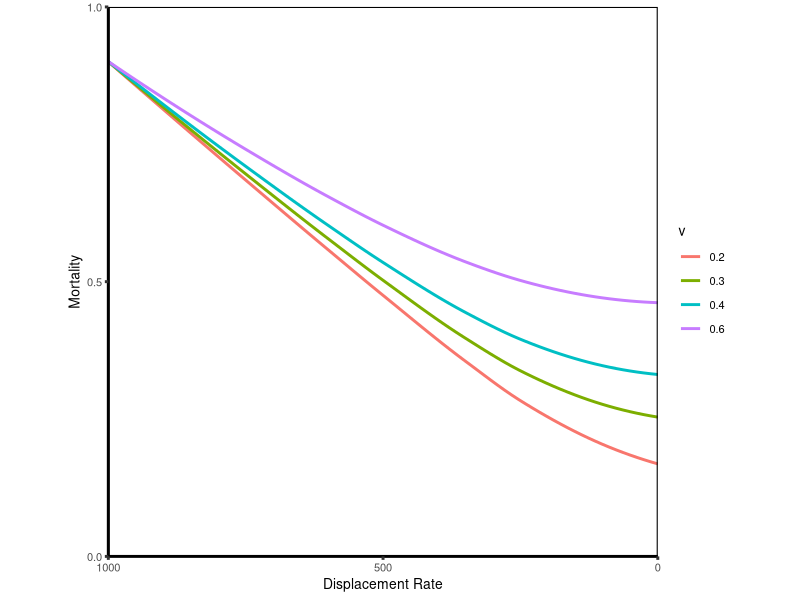
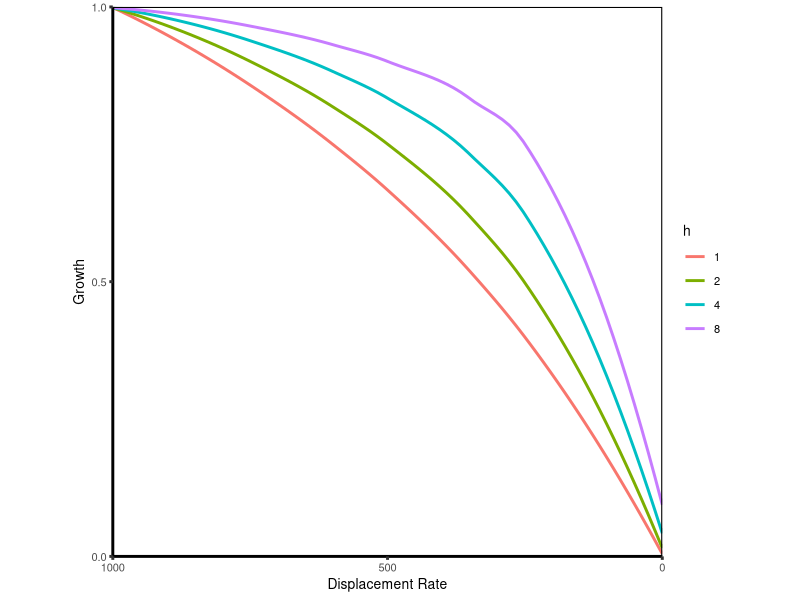
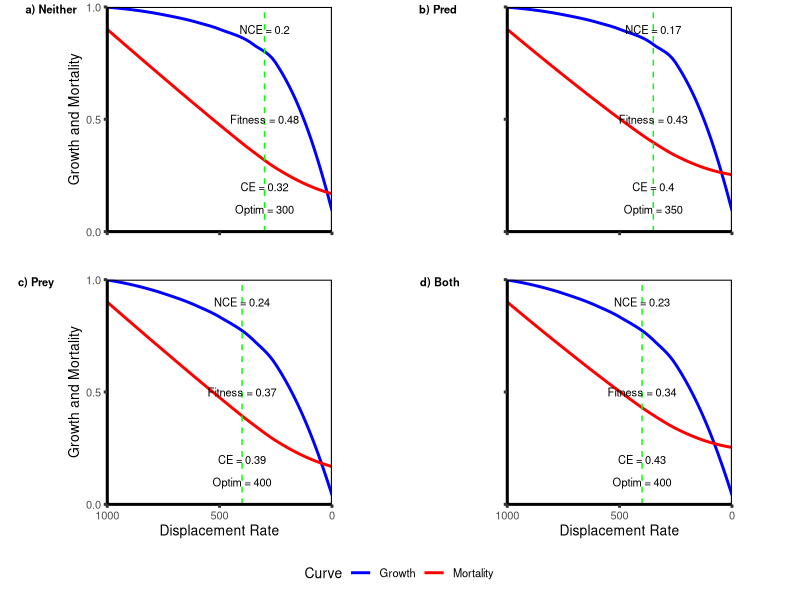

The R script that drew these images, in order:
## ---- chunk 1
library(ggplot2)
library(formatR)
library(knitr)
library(cowplot)
knitr::opts_chunk$set(tidy.opts = list(width.cutoff = 60), tidy = TRUE)
knitr::opts_chunk$set(warning = FALSE, message = FALSE) 
## ---- chunk 2
## The mortality-trait curve
# This forumula is simplified by setting some of the values as constants
# r is assumed to be 0.5 (which cancels out the 2), while k, v, and s are manipulated values
# k is predator density
# v is predator velocity
# s is prey velocity

pred.curve <- function(k, v, s){
 k * sqrt( v^2 + s^2 )
}

# Include plots of all four mortality-trait curves here, on one figure
s_vec <- seq( 0, 1, by = 0.05 )
v_vec <- c(0.2, 0.3, 0.4, 0.6) # predator velocity
k_val <- 0.45 # predator density outside refuge
pred_constant_val <- 0.98058 # a constant Scott applied in the calcs to the mortality curve to make the numbers cleaner

mortcurve.df <- as.data.frame(mat.or.vec(length(s_vec) * length(v_vec), 3))
colnames(mortcurve.df) <- c("s", "v", "mort")

row <- 0

for (i in 1:length(v_vec)){
  for (j in 1:length(s_vec)){
  row <- row + 1
  mortcurve.df$s[row] <- s_vec[j]
  mortcurve.df$v[row] <- v_vec[i]
  mortcurve.df$mort[row] <- pred.curve( k = 0.45, v = v_vec[i], s = s_vec[j] )
  }
}

mortcurve.df$v <- as.factor(mortcurve.df$v)

for (i in 1:length(v_vec)){ # scale each mortality curve so that the y-intercepts are kept constant
  maxmort <- max(mortcurve.df$mort[which(mortcurve.df$v == v_vec[i])])
  mortcurve.df$mort[which(mortcurve.df$v == v_vec[i])] <- ( mortcurve.df$mort[which(mortcurve.df$v == v_vec[i])] / maxmort ) * 0.9
}

ggplot( data = mortcurve.df, aes( x = s, y = mort, colour = v ) ) +
  geom_smooth(se = FALSE) +
  theme_classic( base_size = 10, base_line_size = 1 ) + 
  ylab("Mortality") +
  xlab("Displacement Rate") +
  scale_x_reverse(expand = c(0, 0), breaks = c(0, 0.5, 1), labels = c(0, 500, 1000) ) + 
  scale_y_continuous(expand = c(0, 0), limits = c(0, 1), breaks = c(0, 0.5, 1) ) +
  theme( panel.border = element_rect( color = "black", fill = NA, linewidth = 0.75 ), aspect.ratio = 1 )

## ---- chunk 3
## The growth-trait curve
# R is prey resource density
# s is prey body velocity
# h is handling time

growth.curve <- function(s, h, R){
  ( s * R )/( 1 + s * h * R )
}

# Include plots of all four growth-trait curves here, on one figure
h_vec <- c(8, 4, 2, 1) # prey handling time
R_val <- 1 # resource density
cost_constant_val <- 9 # a constant Scott applied to the growth curve in the calcs to make the numbers cleaner

growthcurve.df <- as.data.frame(mat.or.vec(length(s_vec) * length(v_vec), 3))
colnames(growthcurve.df) <- c("s", "h", "growth")

row <- 0

for (i in 1:length(h_vec)){
  for (j in 1:length(s_vec)){
  row <- row + 1
  growthcurve.df$s[row] <- s_vec[j]
  growthcurve.df$h[row] <- h_vec[i]
  growthcurve.df$growth[row] <- growth.curve( s = s_vec[j], h = h_vec[i], R = R_val )
  }
}

growthcurve.df$h <- as.factor(growthcurve.df$h)

for (i in 1:length(h_vec)){ # scale each growth curve so that y = 1 at x = 1000
  maxgrowth <- max(growthcurve.df$growth[which(growthcurve.df$h == h_vec[i])])
  growthcurve.df$growth[which(growthcurve.df$h == h_vec[i])] <- growthcurve.df$growth[which(growthcurve.df$h == h_vec[i])] / maxgrowth 
}

ggplot( data = growthcurve.df, aes( x = s, y = growth, colour = h ) ) +
  geom_smooth(se = FALSE) +
  theme_classic( base_size = 10, base_line_size = 1 ) + 
  ylab("Growth") +
  xlab("Displacement Rate") +
  scale_x_reverse(expand = c(0, 0), breaks = c(0, 0.5, 1), labels = c(0, 500, 1000) ) + 
  scale_y_continuous(expand = c(0, 0), limits = c(0, 1), breaks = c(0, 0.5, 1) ) +
  theme( panel.border = element_rect( color = "black", fill = NA, linewidth = 0.75 ), aspect.ratio = 1 )

## ---- chunk 4
## Generate four plots of the trait curves
## Need to separate them out into dataframes
growthcurve_base.df <- growthcurve.df[which(growthcurve.df$h == 8),] 
mortcurve_base.df <- mortcurve.df[which(mortcurve.df$v == 0.2),]
growthcurve_manip.df <- growthcurve.df[which(growthcurve.df$h == 4),]
mortcurve_manip.df <- mortcurve.df[which(mortcurve.df$v == 0.3),]

basescen.df <- merge(growthcurve_base.df, mortcurve_base.df, by = 's')
predmanip.df <- merge(growthcurve_base.df, mortcurve_manip.df, by = 's')
preymanip.df <- merge(growthcurve_manip.df, mortcurve_base.df, by = 's')
bothmanip.df <- merge(growthcurve_manip.df, mortcurve_manip.df, by = 's')


## Plot 1: no change in v, no change in 1/h
# Calculate optimum, NCE and CE strength, fitness
basescen.df$fitness <- 1 - ( 1 - basescen.df$growth ) - basescen.df$mort
basescen_optim <- round(basescen.df$s[which(basescen.df$fitness == max(basescen.df$fitness))], digits = 2) 
basescen_optim_fitness <- round(basescen.df$fitness[which(basescen.df$fitness == max(basescen.df$fitness))], digits = 2)
basescen_optim_CE <- round(basescen.df$mort[which(basescen.df$fitness == max(basescen.df$fitness))], digits = 2) 
basescen_optim_NCE <- round(1 - basescen_optim_CE - basescen_optim_fitness, digits = 2) 

base.plot <- ggplot( data = basescen.df, aes( x = s ) ) +
  geom_smooth( aes( y = growth, colour = "Growth" ), se = FALSE ) +
  geom_smooth( aes( y = mort, colour = "Mortality" ), se = FALSE ) +
  theme_classic( base_size = 10, base_line_size = 1 ) + 
  ylab("Growth and Mortality") +
  xlab("Displacement Rate") +
  geom_vline( xintercept = basescen_optim,  size = 0.5, linetype = "dashed", colour = "green" ) +
  annotate( "text", x = basescen_optim, y = 0.9, label = paste0("NCE = ", basescen_optim_NCE), size = 8/.pt  ) +
  annotate( "text", x = basescen_optim, y = 0.5, label = paste0("Fitness = ", basescen_optim_fitness), size = 8/.pt  ) +
  annotate( "text", x = basescen_optim, y = 0.2, label = paste0("CE = ", basescen_optim_CE), size = 8/.pt  ) +
  annotate( "text", x = basescen_optim, y = 0.1, label = paste0("Optim = ", basescen_optim * 1000), size = 8/.pt  ) +
  scale_x_reverse(expand = c(0, 0), breaks = c(0, 0.5, 1), labels = c(0, 500, 1000) ) + 
  scale_y_continuous(expand = c(0, 0), limits = c(0, 1), breaks = c(0, 0.5, 1) ) +
  scale_colour_manual(name = "Curve", values = c("blue", "red")) +
  theme( panel.border = element_rect( color = "black", fill = NA, linewidth = 0.75 ), aspect.ratio = 1,
         axis.text.x  = element_blank(),
         axis.title.x = element_blank(),
         legend.position = "none" )


## Plot 2: 50% change in v, no change in 1/h
# Calculate optimum, NCE and CE strength, fitness
predmanip.df$fitness <- 1 - ( 1 - predmanip.df$growth ) - predmanip.df$mort
predmanip_optim <- round(predmanip.df$s[which(predmanip.df$fitness == max(predmanip.df$fitness))], digits = 2) 
predmanip_optim_fitness <- round(predmanip.df$fitness[which(predmanip.df$fitness == max(predmanip.df$fitness))], digits = 2)
predmanip_optim_CE <- round(predmanip.df$mort[which(predmanip.df$fitness == max(predmanip.df$fitness))], digits = 2) 
predmanip_optim_NCE <- round(1 - predmanip_optim_CE - predmanip_optim_fitness, digits = 2) 

predmanip.plot <- ggplot( data = predmanip.df, aes( x = s ) ) +
  geom_smooth( aes( y = growth, colour = "Growth" ), se = FALSE ) +
  geom_smooth( aes( y = mort, colour = "Mortality" ), se = FALSE ) +
  theme_classic( base_size = 10, base_line_size = 1 ) + 
  ylab("Growth and Mortality") +
  xlab("Displacement Rate") +
  geom_vline( xintercept = predmanip_optim,  size = 0.5, linetype = "dashed", colour = "green" ) +
  annotate( "text", x = predmanip_optim, y = 0.9, label = paste0("NCE = ", predmanip_optim_NCE), size = 8/.pt  ) +
  annotate( "text", x = predmanip_optim, y = 0.5, label = paste0("Fitness = ", predmanip_optim_fitness), size = 8/.pt  ) +
  annotate( "text", x = predmanip_optim, y = 0.2, label = paste0("CE = ", predmanip_optim_CE), size = 8/.pt  ) +
  annotate( "text", x = predmanip_optim, y = 0.1, label = paste0("Optim = ", predmanip_optim * 1000), size = 8/.pt  ) +
  scale_x_reverse(expand = c(0, 0), breaks = c(0, 0.5, 1), labels = c(0, 500, 1000) ) + 
  scale_y_continuous(expand = c(0, 0), limits = c(0, 1), breaks = c(0, 0.5, 1) ) +
  scale_colour_manual(name = "Curve", values = c("blue", "red")) +
  theme( panel.border = element_rect( color = "black", fill = NA, linewidth = 0.75 ), aspect.ratio = 1,
         axis.text.y = element_blank(),
         axis.title.y = element_blank(),
         axis.text.x  = element_blank(),
         axis.title.x = element_blank(),
         legend.position = "none" )


## Plot 3: no change in v, 50% change in 1/h
# Calculate optimum, NCE and CE strength, fitness
preymanip.df$fitness <- 1 - ( 1 - preymanip.df$growth ) - preymanip.df$mort
preymanip_optim <- round(preymanip.df$s[which(preymanip.df$fitness == max(preymanip.df$fitness))], digits = 2) 
preymanip_optim_fitness <- round(preymanip.df$fitness[which(preymanip.df$fitness == max(preymanip.df$fitness))], digits = 2)
preymanip_optim_CE <- round(preymanip.df$mort[which(preymanip.df$fitness == max(preymanip.df$fitness))], digits = 2) 
preymanip_optim_NCE <- round(1 - preymanip_optim_CE - preymanip_optim_fitness, digits = 2) 

preymanip.plot <- ggplot( data = preymanip.df, aes( x = s ) ) +
  geom_smooth( aes( y = growth, colour = "Growth" ), se = FALSE ) +
  geom_smooth( aes( y = mort, colour = "Mortality" ), se = FALSE ) +
  theme_classic( base_size = 10, base_line_size = 1 ) + 
  ylab("Growth and Mortality") +
  xlab("Displacement Rate") +
  geom_vline( xintercept = preymanip_optim,  size = 0.5, linetype = "dashed", colour = "green" ) +
  annotate( "text", x = preymanip_optim, y = 0.9, label = paste0("NCE = ", preymanip_optim_NCE), size = 8/.pt  ) +
  annotate( "text", x = preymanip_optim, y = 0.5, label = paste0("Fitness = ", preymanip_optim_fitness), size = 8/.pt  ) +
  annotate( "text", x = preymanip_optim, y = 0.2, label = paste0("CE = ", preymanip_optim_CE), size = 8/.pt  ) +
  annotate( "text", x = preymanip_optim, y = 0.1, label = paste0("Optim = ", preymanip_optim * 1000), size = 8/.pt  ) +
  scale_x_reverse(expand = c(0, 0), breaks = c(0, 0.5, 1), labels = c(0, 500, 1000) ) + 
  scale_y_continuous(expand = c(0, 0), limits = c(0, 1), breaks = c(0, 0.5, 1) ) +
  scale_colour_manual(name = "Curve", values = c("blue", "red")) +
  theme( panel.border = element_rect( color = "black", fill = NA, linewidth = 0.75 ), aspect.ratio = 1,
         legend.position = "none" )


## Plot 4: 50% change in v, 50% change in 1/h
# Calculate optimum, NCE and CE strength, fitness
bothmanip.df$fitness <- 1 - ( 1 - bothmanip.df$growth ) - bothmanip.df$mort
bothmanip_optim <- round(bothmanip.df$s[which(bothmanip.df$fitness == max(bothmanip.df$fitness))], digits = 2) 
bothmanip_optim_fitness <- round(bothmanip.df$fitness[which(bothmanip.df$fitness == max(bothmanip.df$fitness))], digits = 2)
bothmanip_optim_CE <- round(bothmanip.df$mort[which(bothmanip.df$fitness == max(bothmanip.df$fitness))], digits = 2) 
bothmanip_optim_NCE <- round(1 - bothmanip_optim_CE - bothmanip_optim_fitness, digits = 2) 

bothmanip.plot <- ggplot( data = bothmanip.df, aes( x = s ) ) +
  geom_smooth( aes( y = growth, colour = "Growth" ), se = FALSE ) +
  geom_smooth( aes( y = mort, colour = "Mortality" ), se = FALSE ) +
  theme_classic( base_size = 10, base_line_size = 1 ) + 
  ylab("Growth and Mortality") +
  xlab("Displacement Rate") +
  geom_vline( xintercept = bothmanip_optim,  size = 0.5, linetype = "dashed", colour = "green" ) +
  annotate( "text", x = bothmanip_optim, y = 0.9, label = paste0("NCE = ", bothmanip_optim_NCE), size = 8/.pt  ) +
  annotate( "text", x = bothmanip_optim, y = 0.5, label = paste0("Fitness = ", bothmanip_optim_fitness), size = 8/.pt  ) +
  annotate( "text", x = bothmanip_optim, y = 0.2, label = paste0("CE = ", bothmanip_optim_CE), size = 8/.pt  ) +
  annotate( "text", x = bothmanip_optim, y = 0.1, label = paste0("Optim = ", bothmanip_optim * 1000), size = 8/.pt  ) +
  scale_x_reverse(expand = c(0, 0), breaks = c(0, 0.5, 1), labels = c(0, 500, 1000) ) + 
  scale_y_continuous(expand = c(0, 0), limits = c(0, 1), breaks = c(0, 0.5, 1) ) +
  scale_colour_manual(name = "Curve", values = c("blue", "red")) +
  theme( panel.border = element_rect( color = "black", fill = NA, linewidth = 0.75 ), aspect.ratio = 1,
         axis.text.y = element_blank(),
         axis.title.y = element_blank(),
         legend.position = "bottom" )

## Stitch them all together
get_legend_35 <- function(plot) {
  # return all legend candidates
  legends <- get_plot_component(plot, "guide-box", return_all = TRUE)
  # find non-zero legends
  nonzero <- vapply(legends, \(x) !inherits(x, "zeroGrob"), TRUE)
  idx <- which(nonzero)
  # return first non-zero legend if exists, and otherwise first element (which will be a zeroGrob) 
  if (length(idx) > 0) {
    return(legends[[idx[1]]])
  } else {
    return(legends[[1]])
  }
}

fig.legend <- get_legend_35(bothmanip.plot)
bothmanip.plot <- bothmanip.plot + theme(legend.position = "none")

fig.plot <- plot_grid( base.plot, predmanip.plot, preymanip.plot, bothmanip.plot, ncol = 2, labels = c("a) Neither", "b) Pred", "c) Prey", "d) Both"), label_size = 8, label_y = 1, label_x = 0, align = c("hv") )
plot_grid( fig.plot, fig.legend, rel_heights = c(1, 0.1), ncol = 1)
